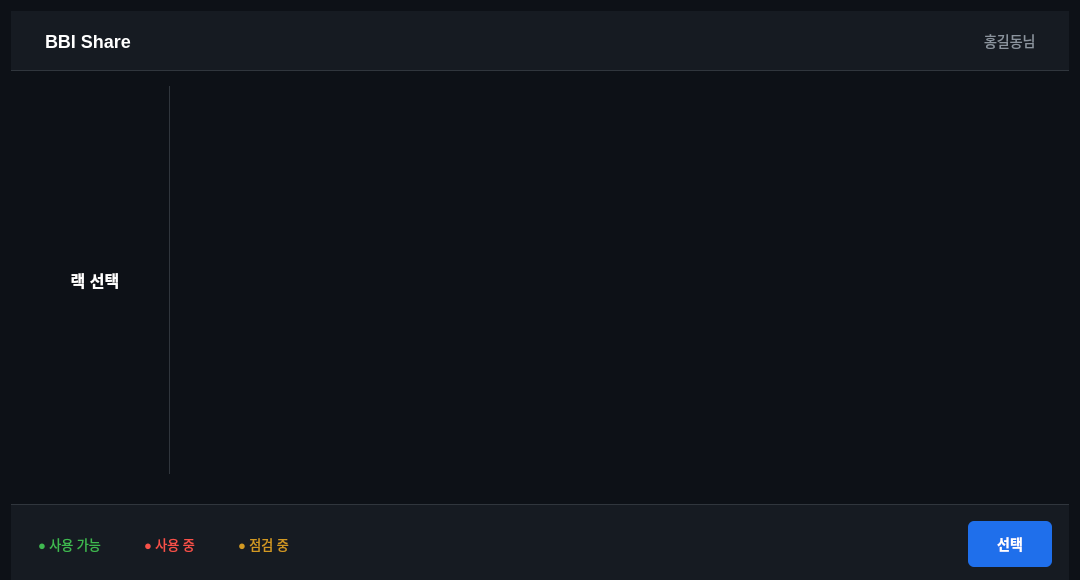
<?xml version="1.0" encoding="UTF-8"?>
<ui version="4.0">
 <class>RackDialog</class>
 <widget class="QDialog" name="RackDialog">
  <property name="geometry">
   <rect>
    <x>0</x>
    <y>0</y>
    <width>1080</width>
    <height>580</height>
   </rect>
  </property>
  <property name="windowTitle">
   <string>BBI Share(Rack) - User</string>
  </property>
  <property name="styleSheet">
   <string notr="true">QDialog {
    background-color: #0d1117;
}</string>
  </property>
  <layout class="QVBoxLayout" name="verticalLayout">
   <item>
    <widget class="QWidget" name="top_panel" native="true">
     <property name="minimumSize">
      <size>
       <width>0</width>
       <height>60</height>
      </size>
     </property>
     <property name="styleSheet">
      <string notr="true">QWidget#top_panel {
    background-color: #161b22;
    border-bottom: 1px solid #30363d;
}</string>
     </property>
     <layout class="QHBoxLayout" name="horizontalLayout">
      <item>
       <widget class="QLabel" name="label_logo">
        <property name="styleSheet">
         <string notr="true">QLabel#label_logo {
    color: white;
    font-size: 18px;
    font-weight: bold;
    padding: 10px 20px;
}</string>
        </property>
        <property name="text">
         <string>BBI Share</string>
        </property>
       </widget>
      </item>
      <item>
       <spacer name="horizontalSpacer">
        <property name="orientation">
         <enum>Qt::Horizontal</enum>
        </property>
        <property name="sizeHint" stdset="0">
         <size>
          <width>40</width>
          <height>20</height>
         </size>
        </property>
       </spacer>
      </item>
      <item>
       <widget class="QLabel" name="label_username">
        <property name="styleSheet">
         <string notr="true">QLabel#label_username {
    color: #8b949e;
    font-size: 14px;
    padding: 10px 20px;
}</string>
        </property>
        <property name="text">
         <string>홍길동님</string>
        </property>
       </widget>
      </item>
     </layout>
    </widget>
   </item>
   <item>
    <widget class="QWidget" name="middle_panel" native="true">
     <layout class="QHBoxLayout" name="horizontalLayout_2">
      <item>
       <widget class="QWidget" name="left_panel" native="true">
        <property name="maximumSize">
         <size>
          <width>150</width>
          <height>16777215</height>
         </size>
        </property>
        <property name="styleSheet">
         <string notr="true">QWidget#left_panel {
    border-right: 1px solid #30363d;
}</string>
        </property>
        <layout class="QVBoxLayout" name="verticalLayout_2">
         <item>
          <spacer name="verticalSpacer">
           <property name="orientation">
            <enum>Qt::Vertical</enum>
           </property>
           <property name="sizeHint" stdset="0">
            <size>
             <width>20</width>
             <height>40</height>
            </size>
           </property>
          </spacer>
         </item>
         <item>
          <widget class="QLabel" name="label_title">
           <property name="styleSheet">
            <string notr="true">QLabel#label_title {
    color: white;
    font-size: 16px;
    font-weight: bold;
    padding: 10px;
}</string>
           </property>
           <property name="text">
            <string>랙 선택</string>
           </property>
           <property name="alignment">
            <set>Qt::AlignCenter</set>
           </property>
          </widget>
         </item>
         <item>
          <spacer name="verticalSpacer_2">
           <property name="orientation">
            <enum>Qt::Vertical</enum>
           </property>
           <property name="sizeHint" stdset="0">
            <size>
             <width>20</width>
             <height>40</height>
            </size>
           </property>
          </spacer>
         </item>
        </layout>
       </widget>
      </item>
      <item>
       <widget class="QWidget" name="rack_panel" native="true">
        <property name="styleSheet">
         <string notr="true">QWidget#rack_panel {
    background-color: #0d1117;
    padding: 20px;
}</string>
        </property>
       </widget>
      </item>
     </layout>
    </widget>
   </item>
   <item>
    <widget class="QWidget" name="bottom_panel" native="true">
     <property name="minimumSize">
      <size>
       <width>0</width>
       <height>80</height>
      </size>
     </property>
     <property name="maximumSize">
      <size>
       <width>16777215</width>
       <height>50</height>
      </size>
     </property>
     <property name="styleSheet">
      <string notr="true">QWidget#bottom_panel {
    background-color: #161b22;
    border-top: 1px solid #30363d;
}</string>
     </property>
     <layout class="QHBoxLayout" name="horizontalLayout_3">
      <item>
       <widget class="QLabel" name="label_available">
        <property name="styleSheet">
         <string notr="true">QLabel#label_available { color: #3fb950; font-size: 13px; padding: 5px 15px; }</string>
        </property>
        <property name="text">
         <string>● 사용 가능</string>
        </property>
       </widget>
      </item>
      <item>
       <widget class="QLabel" name="label_in_use">
        <property name="styleSheet">
         <string notr="true">QLabel#label_in_use { color: #f85149; font-size: 13px; padding: 5px 15px; }</string>
        </property>
        <property name="text">
         <string>● 사용 중</string>
        </property>
       </widget>
      </item>
      <item>
       <widget class="QLabel" name="label_maintenance">
        <property name="styleSheet">
         <string notr="true">QLabel#label_maintenance { color: #d29922; font-size: 13px; padding: 5px 15px; }
</string>
        </property>
        <property name="text">
         <string>● 점검 중</string>
        </property>
       </widget>
      </item>
      <item>
       <spacer name="horizontalSpacer_2">
        <property name="orientation">
         <enum>Qt::Horizontal</enum>
        </property>
        <property name="sizeHint" stdset="0">
         <size>
          <width>40</width>
          <height>20</height>
         </size>
        </property>
       </spacer>
      </item>
      <item>
       <widget class="QPushButton" name="btn_select">
        <property name="minimumSize">
         <size>
          <width>100</width>
          <height>50</height>
         </size>
        </property>
        <property name="maximumSize">
         <size>
          <width>16777215</width>
          <height>80</height>
         </size>
        </property>
        <property name="styleSheet">
         <string notr="true">QPushButton#btn_select {
    background-color: #1f6feb;
    color: white;
    border: none;
    border-radius: 6px;
    font-size: 14px;
    font-weight: bold;
    padding: 5px 20px;
    margin: 8px;
}
QPushButton#btn_select:hover {
    background-color: #388bfd;
}</string>
        </property>
        <property name="text">
         <string>선택</string>
        </property>
       </widget>
      </item>
     </layout>
    </widget>
   </item>
  </layout>
 </widget>
 <resources/>
 <connections/>
</ui>
